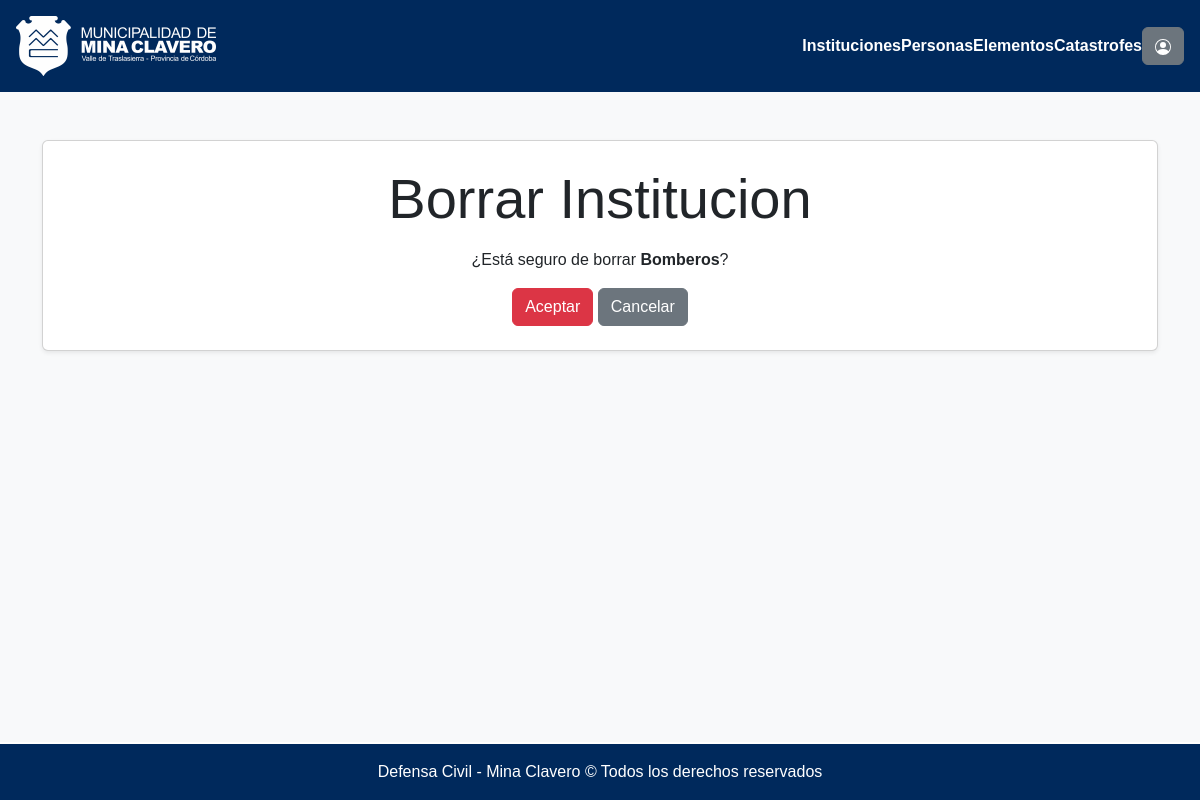
Page /instituciones/borrar/5 (signed in) on the earlier database version.
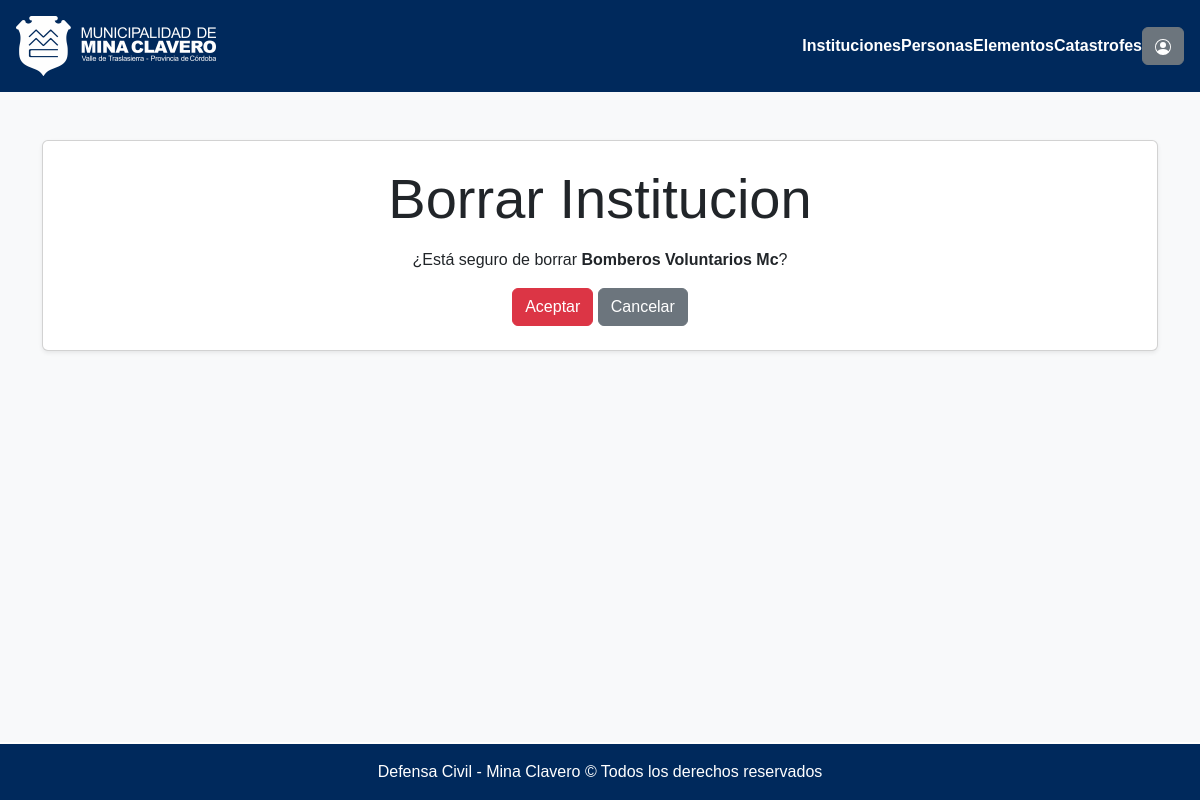
Same page on the later database version.
### seguridadVial/models.py (models this page shows, shortened)
class Institucion(models.Model):
    nombre = models.CharField(max_length=120)
    descripcion = models.CharField(max_length=240)
    direccion = models.CharField(max_length=120, default="", null=True, blank=True)
    email = models.CharField(max_length=120, default="", null=True, blank=True)
    telefono = models.CharField(max_length=30, default="",null=True, blank=True)

### seguridadVial/views.py (the view)
# urls.py: path("instituciones/borrar/<str:pk>", login_required(permission_required('seguridadVial.delete_institucion')(views.InstitucionBorrar.as_view())), name="borrarInstitucion"),
class InstitucionBorrar(DeleteView):
    model = Institucion
    template_name = os.path.join("defensaCivil", "confirmacionBorrado", "institucionBorrar.html")
    success_url = reverse_lazy('listaInstituciones')

### municipalidad/templates/defensaCivil/confirmacionBorrado/institucionBorrar.html (shortened to what this page needs)
{% extends "defensaCivil/base.html" %}
{% load static %}
{% block contenido %}
<div class="container mt-5">
    <div class="card shadow-sm p-4 mb-4 bg-white rounded">
        <h3 class="display-4 mb-3 text-center">Borrar Institucion</h3>
        <p class="text-center">¿Está seguro de borrar <b>{{ institucion.nombre | title}}</b>?</p>
        <form method="post" class="text-center">
            <button class="btn btn-danger mr-2" type="submit">Aceptar</button>
            <a class="btn btn-secondary ml-2" href="{% url 'listaInstituciones' %}">Cancelar</a>
        </form>
    </div>
</div>
{% endblock %}

Differences in the rows shown:
changed Institucion: nombre "Bomberos" → "Bomberos Voluntarios Mc"
